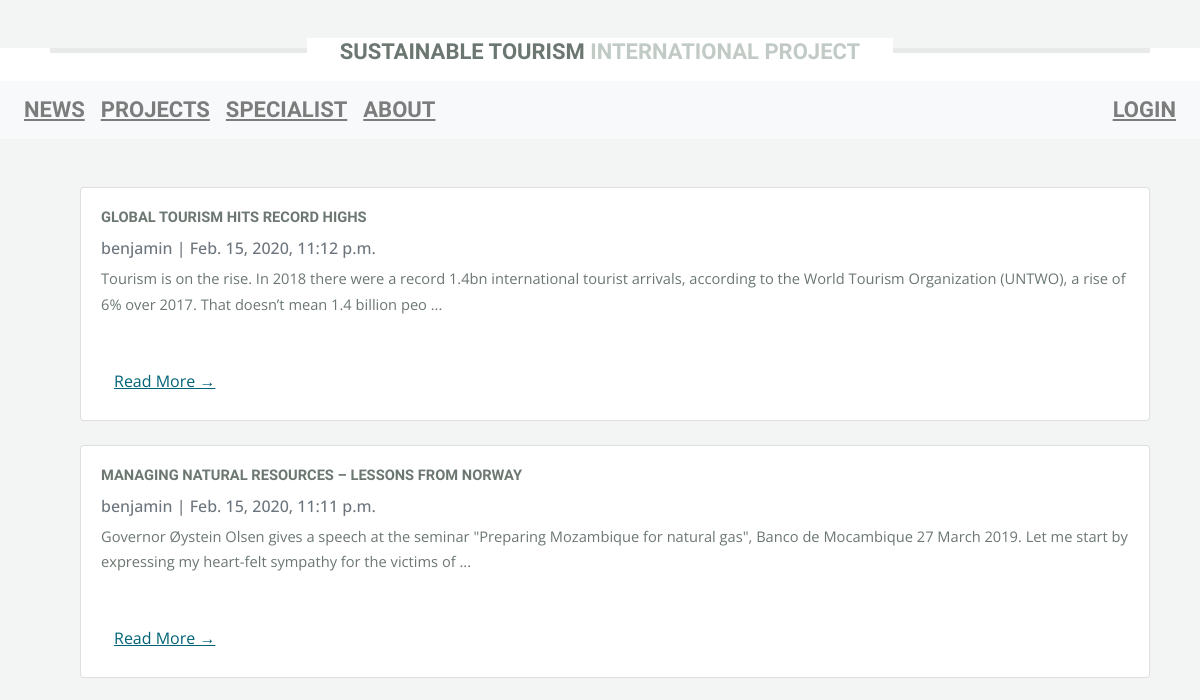
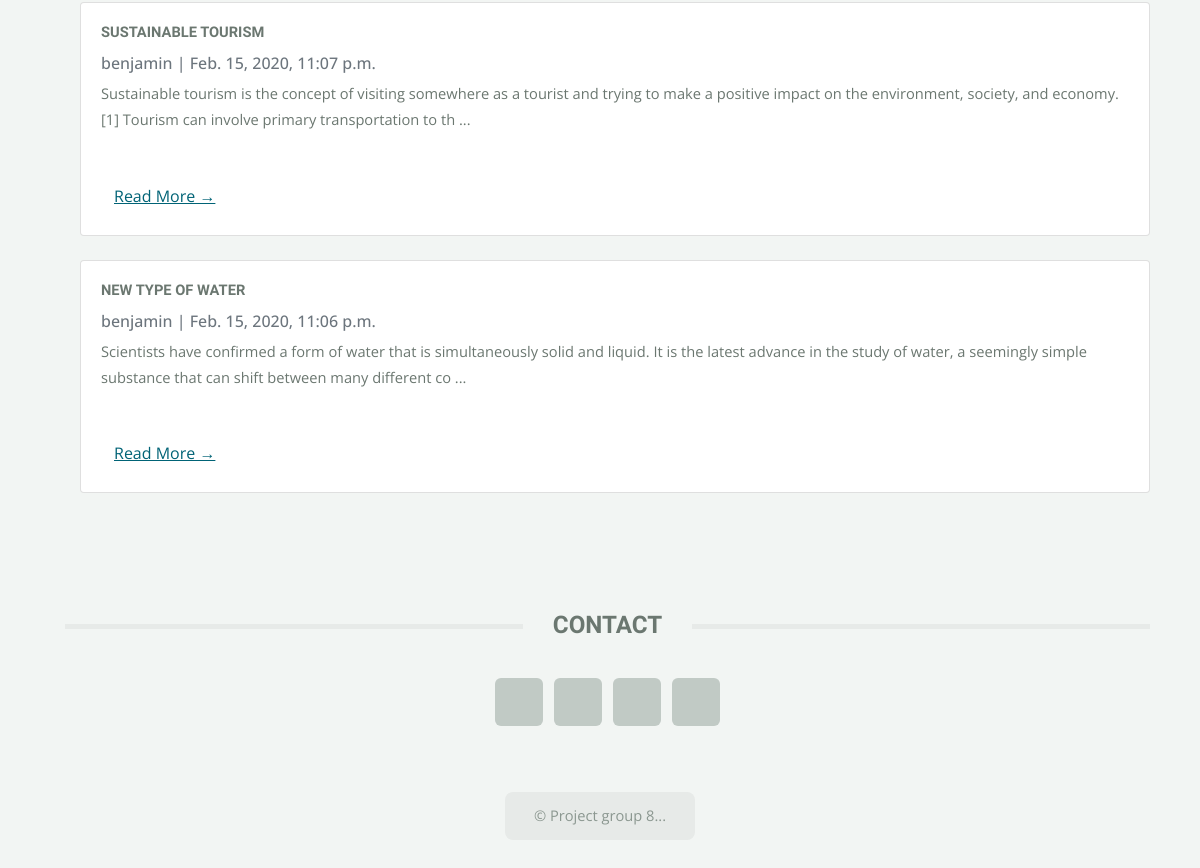
Before: /news_page/ with the older database file (2 pictures, top to bottom).
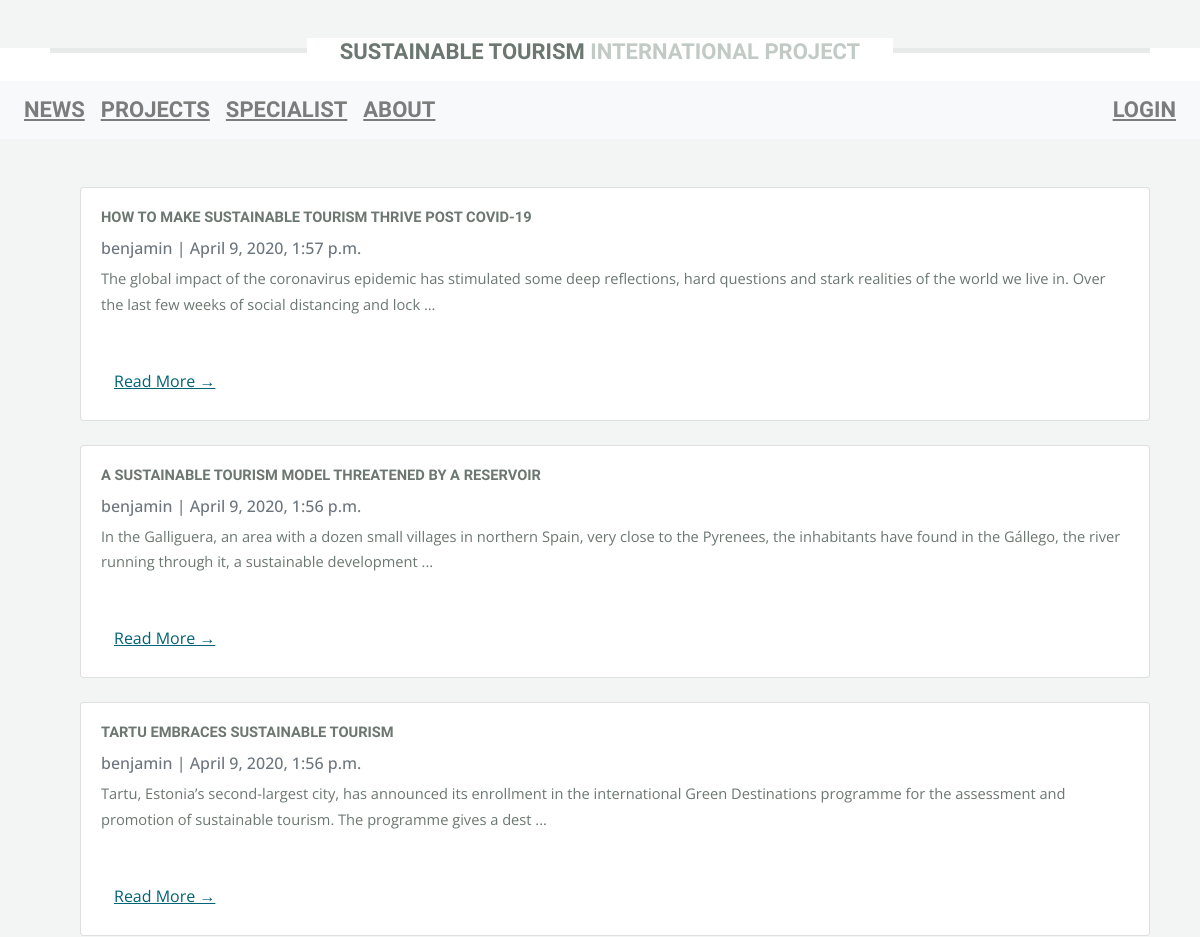
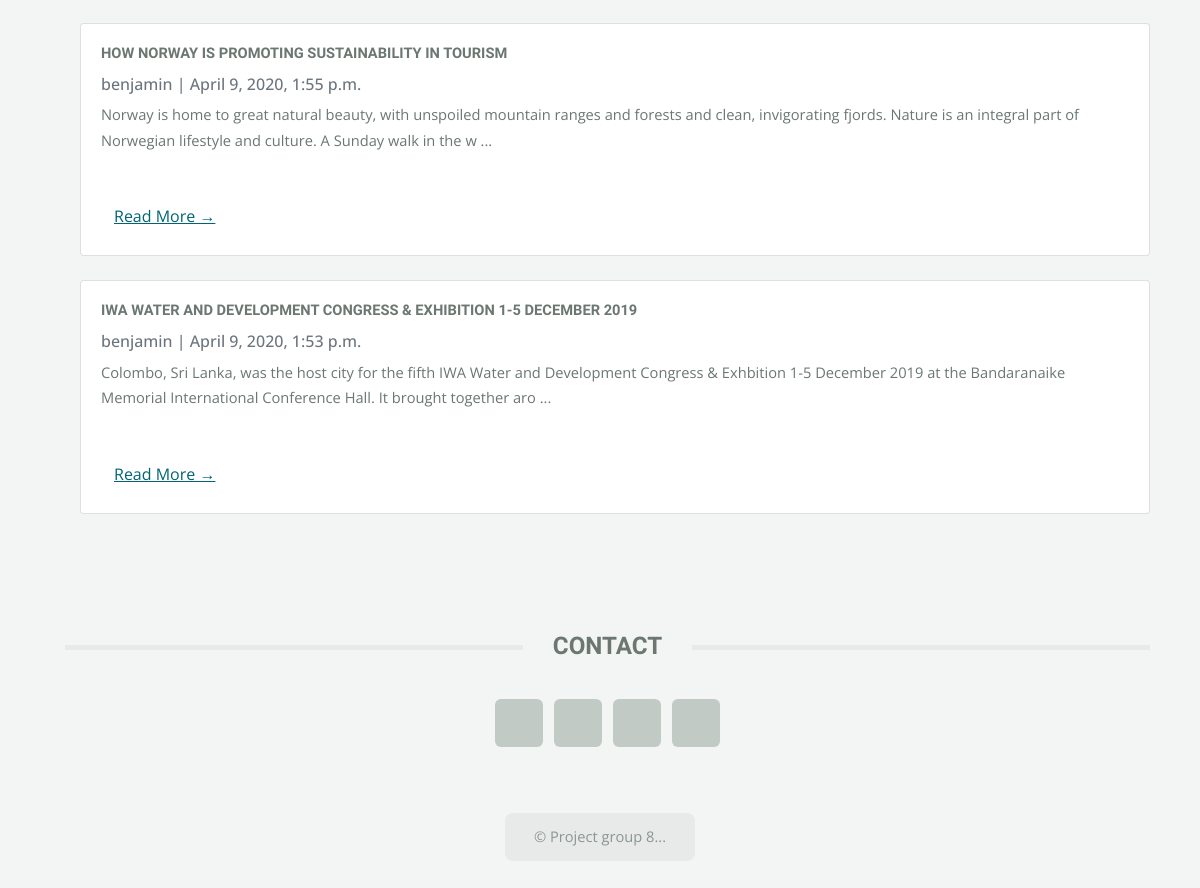
After: the same page with the newer database file (2 pictures, top to bottom).
### blog/models.py (models this page shows, shortened)
class Post(models.Model):
    title = models.CharField(max_length=200, unique=True)
    slug = models.SlugField(max_length=200, unique=True)
    author = models.ForeignKey(User, on_delete=models.CASCADE, related_name='blog_posts')
    updated_on = models.DateTimeField(auto_now=True)
    content = models.TextField()
    created_on = models.DateTimeField(auto_now_add=True)
    status = models.IntegerField(choices=STATUS, default=0)
    class Meta:
        ordering = ['-created_on']

### blog/views.py (the view)
# urls.py: path('news_page/', views.PostList.as_view(), name='news_page'),
class PostList(generic.ListView):
    queryset = Post.objects.filter(status=1).order_by('-created_on')
    template_name = 'news.html'

### templates/news.html
{% extends "base.html" %}
{%load static%}
{% block content %}
		<div class="col-12 mt-5">
				<section class="box blog">
					<div>
						<div class="row">
							<div class="col-12 ">
								<div class="container">
								<div class="row">
									<div class="col-md-12 ">
										 {% for post in post_list %}
										<div class="card mb-4">
											<div class="card-body ">
												<h1 class="card-title">{{ post.title }}</h1>
												<p class="card-text text-muted h6">{{ post.author }} | {{ post.created_on}} </p>
												<p class="card-text">{{post.content|slice:":200" }} ...</p>
												<a href="{% url 'post_detail' post.slug  %}" class="btn">Read More &rarr;</a>
											</div>
										</div>
										{% endfor %}
									</div>
								</div>
							</div>
							</div>
						</div>
					</div>
				</section>
		</div>
{% endblock content %}

### templates/base.html (shortened to what this page needs)
{% load static %}
<!DOCTYPE html>
<html>
	<head>
		<link rel="stylesheet" href="https://maxcdn.bootstrapcdn.com/bootstrap/4.0.0/css/bootstrap.min.css">
		<link rel="stylesheet" href="https://maxcdn.bootstrapcdn.com/font-awesome/4.7.0/css/font-awesome.min.css">
		<link rel="stylesheet" type="text/css" href="{% static 'main.css' %}">
	</head>
	<body>
		<div id="page-wrapper">
<header id="header">
					<div class="logo container">
						<div>
							<h1><a href="{% url 'home' %}" id="logo">Sustainable Tourism</a></h1>
							<p>International project</p>
						</div>
					</div>
<nav class="navbar navbar-expand-md navbar-light bg-light">
        <div class="collapse navbar-collapse" id="navbarCollapse">
            <div class="navbar-nav">
				<a href="{% url 'news_page' %}" class="nav-item nav-link ">News</a>
                <a href="{% url 'project' %}" class="nav-item nav-link ">Projects</a>
                <a href="{% url 'Specialist' %}" class="nav-item nav-link">Specialist</a>
                <a href="{% url 'about' %}" class="nav-item nav-link">About</a>
            </div>
            <div class="navbar-nav ml-auto">
                <a href="{% url 'login' %}" class="nav-item nav-link">Login</a>
            </div>
        </div>
    </nav>
 </header>
            <section id="content-main">
                   {% block content %}
                    {% endblock content %}
            </section>
				<footer id="footer" >
					<div class="container">
						<div class="row gtr-200">
							<div class="col-12">
									<section>
										<h2 class="major"><span>Contact</span></h2>
										<ul class="contact">
												<li><a href="https://www.usn.no/om-usn/kontakt-oss/ansatte/nuno-alexandre-n-marques"></a></li>
												<li><a href="https://www.usn.no/om-usn/kontakt-oss/ansatte/anh-nguyen-duc-1"></a></li>
												<li><a href="https://www.usn.no/om-usn/kontakt-oss/ansatte/anh-nguyen-duc-1"></a></li>
												<li><a href="https://www.usn.no/om-usn/kontakt-oss/ansatte/anh-nguyen-duc-1"></a></li>
										</ul>
									</section>
							</div>
						</div>
							<div id="copyright">
								<ul class="menu">
									<li>&copy; Project group 8... </li>
								</ul>
							</div>
					</div>
				</footer>
		</div>
	</body>
</html>

Changed rows visible on the page:
removed Post: title "GLOBAL TOURISM HITS RECORD HIGHS", author "benjamin", created_on "Feb. 15, 2020, 11:12 p.m.", content "Tourism is on the rise. In 2018 there were a record 1.4bn international tourist arrivals, according to the World Tourism Organization (UNTWO), a rise of 6% over 2017. That doesn’t mean 1.4 billion peo"
removed Post: title "MANAGING NATURAL RESOURCES – LESSONS FROM NORWAY", author "benjamin", created_on "Feb. 15, 2020, 11:11 p.m.", content "Governor Øystein Olsen gives a speech at the seminar \"Preparing Mozambique for natural gas\", Banco de Mocambique 27 March 2019. Let me start by expressing my heart-felt sympathy for the victims of"
removed Post: title "NEW TYPE OF WATER", author "benjamin", created_on "Feb. 15, 2020, 11:06 p.m.", content "Scientists have confirmed a form of water that is simultaneously solid and liquid. It is the latest advance in the study of water, a seemingly simple substance that can shift between many different co"
added Post: title "HOW TO MAKE SUSTAINABLE TOURISM THRIVE POST COVID-19", author "benjamin", created_on "April 9, 2020, 1:57 p.m.", content "The global impact of the coronavirus epidemic has stimulated some deep reflections, hard questions and stark realities of the world we live in. Over the last few weeks of social distancing and lock"
added Post: title "A SUSTAINABLE TOURISM MODEL THREATENED BY A RESERVOIR", author "benjamin", created_on "April 9, 2020, 1:56 p.m.", content "In the Galliguera, an area with a dozen small villages in northern Spain, very close to the Pyrenees, the inhabitants have found in the Gállego, the river running through it, a sustainable development"
added Post: title "TARTU EMBRACES SUSTAINABLE TOURISM", author "benjamin", created_on "April 9, 2020, 1:56 p.m.", content "Tartu, Estonia’s second-largest city, has announced its enrollment in the international Green Destinations programme for the assessment and promotion of sustainable tourism. The programme gives a dest"
changed Post: title "SUSTAINABLE TOURISM" → "HOW NORWAY IS PROMOTING SUSTAINABILITY IN TOURISM"; created_on "Feb. 15, 2020, 11:07 p.m." → "April 9, 2020, 1:55 p.m."; content "Sustainable tourism is the concept of visiting somewhere as a tourist and trying to make a positive impact on the environment, society, and economy.[1] Tourism can involve primary transportation to th" → "Norway is home to great natural beauty, with unspoiled mountain ranges and forests and clean, invigorating fjords. Nature is an integral part of Norwegian lifestyle and culture. A Sunday walk in the w"
added Post: title "IWA WATER AND DEVELOPMENT CONGRESS & EXHIBITION 1-5 DECEMBER 2019", author "benjamin", created_on "April 9, 2020, 1:53 p.m.", content "Colombo, Sri Lanka, was the host city for the fifth IWA Water and Development Congress & Exhbition 1-5 December 2019 at the Bandaranaike Memorial International Conference Hall. It brought together aro"
